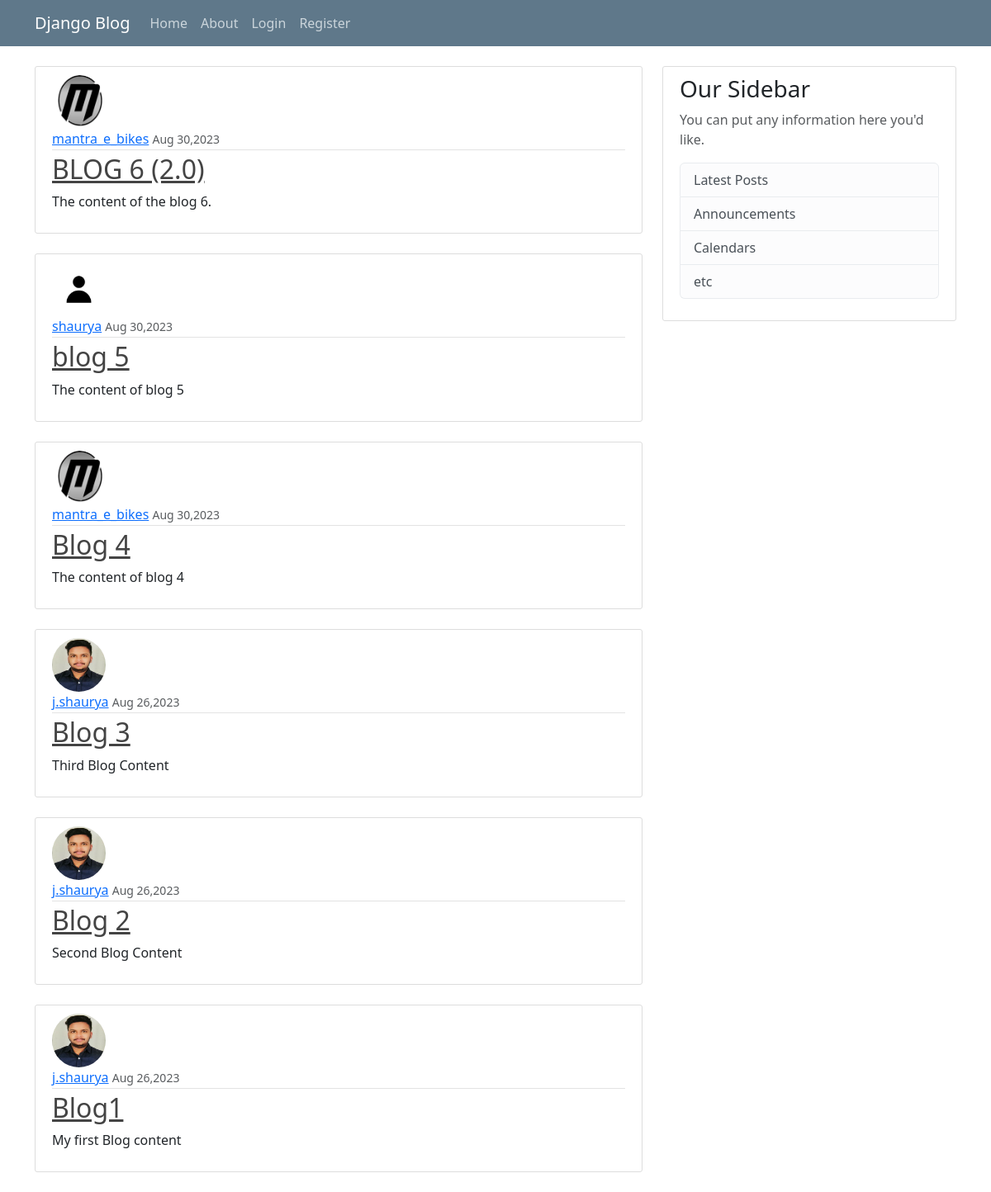
The page / on the database its author committed.
### blog/models.py (models this page shows, shortened)
class Post(models.Model):
    title = models.CharField(max_length=100)
    content = models.TextField()
    date_posted = models.DateTimeField(default=timezone.now)
    author = models.ForeignKey(User, on_delete=models.CASCADE)

### users/models.py (models this page shows, shortened)
class Profile(models.Model):
    user = models.OneToOneField(User, on_delete=models.CASCADE)
    image = models.ImageField(default= 'default.jpg', upload_to='profile_pics')

### blog/views.py (the view)
class PostListView(ListView):
    model= Post
    template_name= 'blog/home.html'
    context_object_name = 'posts'
    ordering = ['-date_posted']

### blog/templates/blog/home.html (shortened to what this page needs)
{% extends "blog/base.html" %}
{% load static %}
{% block content %}
{% for post in posts %}
<article class="media content-section my-4">
  <img class="rounded-circle article-img" src="{{post.author.profile.image.url}}" alt="">
    <div class="media-body">
      <div class="article-metadata">
        <a class="mr-2" href="{% url 'post-detail' post.id %}">{{ post.author }}</a>
        <small class="text-muted">{{ post.date_posted|date:"M d,Y"}}</small>
      </div>
      <h2><a class="article-title" href="{% url 'post-detail' post.id %}">{{ post.title }}</a></h2>
      <p class="article-content">{{ post.content }}</p>
    </div>
  </article>
{% endfor %}
{% endblock content %}

### blog/templates/blog/base.html (shortened to what this page needs)
{% load static %}
<!DOCTYPE html>
<html lang="en">
<head>
  <link rel="stylesheet" href="{% static 'blog/main.css' %}">
<link href="https://cdn.jsdelivr.net/npm/bootstrap@5.3.1/dist/css/bootstrap.min.css" rel="stylesheet">
</head>
    <body>
        <header class="site-header">
            <nav class="navbar navbar-expand-md navbar-dark bg-steel ">
              <div class="container">
                <a class="navbar-brand mr-4" href="{% url 'blog-home' %}">Django Blog</a>
                <div class="collapse navbar-collapse" id="navbarToggle">
                  <div class="navbar-nav mr-auto">
                    <a class="nav-item nav-link" href="{% url 'blog-home' %}">Home</a>
                    <a class="nav-item nav-link" href="{% url 'blog-about' %}">About</a>
                  </div>
                  <div class="navbar-nav nav justify-content-end">
                    {% if user.is_authenticated %}
                    <a class="nav-item nav-link" href="{% url 'post-create' %}">New Post</a>
                    <a class="nav-item nav-link" href="{% url 'profile' %}">{{user.username}}</a>
                    <a class="nav-item nav-link" href="{% url 'logout' %}">Logout</a>
                    {% else %}
                    <a class="nav-item nav-link" href="{% url 'login' %}">Login</a>
                    <a class="nav-item nav-link" href="{% url 'register' %}">Register</a>
                    {% endif %}
                  </div>
                </div>
              </div>
            </nav>
          </header>
        <main class="container">
           <div>
             <div class="row">
              <div class="col-md-8">
                {% block content %}{% endblock %}
              </div>
              <div class="col-md-4 my-4">
                <div class="content-section">
                  <h3>Our Sidebar</h3>
                  <p class='text-muted'>You can put any information here you'd like.
                    <ul class="list-group">
                      <li class="list-group-item list-group-item-light">Latest Posts</li>
                      <li class="list-group-item list-group-item-light">Announcements</li>
                      <li class="list-group-item list-group-item-light">Calendars</li>
                      <li class="list-group-item list-group-item-light">etc</li>
                    </ul>
                  </p>
                </div>
              </div>
            </div>
           </div>
          </main>
    </body>
</html>

### blog/static/blog/main.css (style rules this page uses)
body { background: #dadada; color: #333333; margin-top: 4rem; }
h1, h2, h3, h4, h5, h6 { color: #444444; }
ul { margin: 0; }
.bg-steel { background-color: #5f788a; }
.site-header .navbar-nav .nav-link { color: #cbd5db; }
.content-section { background: #ffffff; padding: 10px 20px; border: 1px solid #dddddd; border-radius: 3px; margin-bottom: 20px; }
.article-title { color: #444444; }
.article-content { white-space: pre-line; }
.article-img { height: 65px; width: 65px; margin-right: 16px; display: inline-block; }
.article-metadata { padding-bottom: 1px; margin-bottom: 4px; border-bottom: 1px solid #e3e3e3 }

### rows shown on the page
Post: author.profile.image (picture), author "mantra_e_bikes", date_posted "Aug 30,2023", title "BLOG 6 (2.0)", content "The content of the blog 6."
Post: author.profile.image (placeholder picture), author "shaurya", date_posted "Aug 30,2023", title "blog 5", content "The content of blog 5"
Post: author.profile.image (picture), author "mantra_e_bikes", date_posted "Aug 30,2023", title "Blog 4", content "The content of blog 4"
Post: author.profile.image (picture), author "j.shaurya", date_posted "Aug 26,2023", title "Blog 3", content "Third Blog Content"
Post: author.profile.image (picture), author "j.shaurya", date_posted "Aug 26,2023", title "Blog 2", content "Second Blog Content"
Post: author.profile.image (picture), author "j.shaurya", date_posted "Aug 26,2023", title "Blog1", content "My first Blog content"
